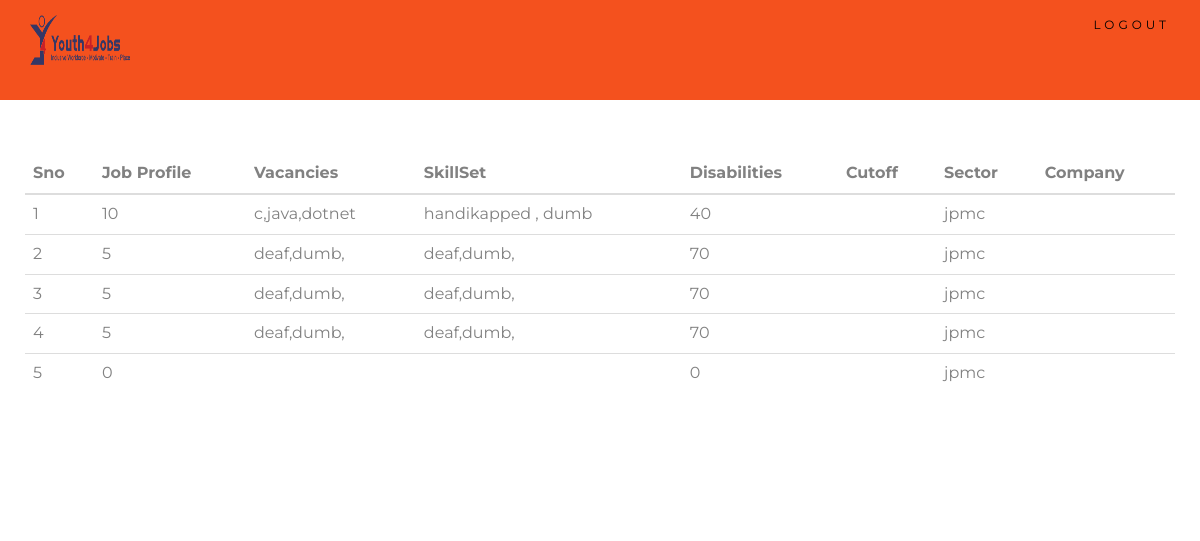
The page /adminjob.php on the database its author committed.
### tables this page shows
CREATE TABLE `jobs` (
  `jobprofile` varchar(1000) NOT NULL,
  `vacancies` int(225) NOT NULL,
  `skillset` varchar(1000) NOT NULL,
  `disabilities` varchar(1000) NOT NULL,
  `cutoff` int(225) NOT NULL,
  `Sector` varchar(1000) NOT NULL,
  `company` varchar(1000) NOT NULL
);

### adminjob.php (the view, shortened to what this page needs)
<?php
require 'config.php';
?>
<head>
   <link rel="stylesheet" href="https://maxcdn.bootstrapcdn.com/bootstrap/3.3.7/css/bootstrap.min.css">
  <link rel="stylesheet" type="text/css" href="style.css">
</head>
<body>
  <nav class="navbar navbar-default navbar-fixed-top">
    <div class="container">
  <a class="navbar-brand" href="admin.php">
    <img src="logo.png"   height="50px" width="100px" alt="logo here">
  <div class="collapse navbar-collapse" id="myNavbar">
      <ul class="nav navbar-nav navbar-right">
        <li><a href="logout.php" >LOGOUT</a></li>
      </ul>
    </div>
</nav>
<br/>
<br/>
<?php
$sql = "SELECT * FROM jobs";
$result = mysqli_query($connect, $sql);
?>
<div class="jumbotron">
<table class="table">
  <thead class="thead-light">
    <tr>
     <th align='center'>Sno</th>
             <th align='center'>Job Profile</th>
             <th align='center'>Vacancies</th>
             <th align='center'>SkillSet</th>
              <th align='center'>Disabilities</th>
              <th align='center'>Cutoff</th>
              <th align='center'>Sector</th>
              <th align='center'>Company</th>
            </tr>
</thead>
  <tbody>
  <?php
 $i=1;
while($row = mysqli_fetch_array($result))
  {
?>
  <tr>
  <td>
      <?php
               echo $i++;
       ?>
 </td>
  <td><?php echo "$row[1]";  ?> </td>
 <td><?php  echo "$row[2]";  ?> </td>
 <td><?php  echo "$row[3]";  ?> </td>
 <td><?php  echo "$row[4]";  ?> </td>
 <td><?php  echo "$row[5]";  ?> </td>
 <td><?php  echo "$row[6]";  ?> </td>
 <td><?php  echo "$row[7]";  ?> </td>
 </tr>
<?php
  }
?>
</tbody>
</table>
</div>
</body>
</html>

### style.css (style rules this page uses)
body { font: 400 15px Lato, sans-serif; line-height: 1.8; color: #818181; }
.jumbotron { background-color: #f4511e; color: #fff; padding: 100px 25px; font-family: Montserrat, sans-serif; }
.navbar { height:100px; margin-bottom: 0; background-color: #f4511e; z-index: 9999; border: 0; font-size: 12px !important; line-height: 1.42857143 !important; letter-spacing: 4px; border-radius: 0; font-family: Montserrat, sans-serif; }
.navbar li a, .navbar .navbar-brand { color: black!important; }

### adminjob.php (style rules this page uses)
.jumbotron { background-color: #fff; color: #f4511e; padding: 100px 25px; font-family: Montserrat, sans-serif; }

### rows shown on the page
jobs: vacancies "10", skillset "c,java,dotnet", disabilities "handikapped , dumb", cutoff "40", company "jpmc"
jobs: vacancies "5", skillset "deaf,dumb,", disabilities "deaf,dumb,", cutoff "70", company "jpmc"
jobs: vacancies "5", skillset "deaf,dumb,", disabilities "deaf,dumb,", cutoff "70", company "jpmc"
jobs: vacancies "5", skillset "deaf,dumb,", disabilities "deaf,dumb,", cutoff "70", company "jpmc"
jobs: vacancies "0", cutoff "0", company "jpmc"
